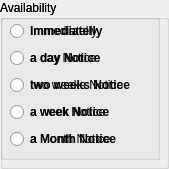
            <widget class="QGroupBox" name="groupBox">
             <property name="sizePolicy">
              <sizepolicy hsizetype="Fixed" vsizetype="Fixed">
               <horstretch>0</horstretch>
               <verstretch>0</verstretch>
              </sizepolicy>
             </property>
             <property name="minimumSize">
              <size>
               <width>160</width>
               <height>160</height>
              </size>
             </property>
             <property name="title">
              <string>Availability</string>
             </property>
             <widget class="QWidget" name="layoutWidget_6">
              <property name="geometry">
               <rect>
                <x>10</x>
                <y>20</y>
                <width>131</width>
                <height>131</height>
               </rect>
              </property>
              <layout class="QVBoxLayout" name="verticalLayout_2">
               <item>
                <widget class="QRadioButton" name="radioButton_2">
                 <property name="text">
                  <string>Immediatelly</string>
                 </property>
                </widget>
               </item>
               <item>
                <widget class="QRadioButton" name="radioButton_5">
                 <property name="text">
                  <string>a day Notice</string>
                 </property>
                </widget>
               </item>
               <item>
                <widget class="QRadioButton" name="radioButton_3">
                 <property name="text">
                  <string>two weeks Notice</string>
                 </property>
                </widget>
               </item>
               <item>
                <widget class="QRadioButton" name="radioButton_4">
                 <property name="text">
                  <string>a week Notice</string>
                 </property>
                </widget>
               </item>
               <item>
                <widget class="QRadioButton" name="radioButton">
                 <property name="text">
                  <string>a Month Notice</string>
                 </property>
                </widget>
               </item>
              </layout>
             </widget>
             <widget class="QGroupBox" name="groupBox_4">
              <property name="geometry">
               <rect>
                <x>0</x>
                <y>0</y>
                <width>160</width>
                <height>160</height>
               </rect>
              </property>
              <property name="sizePolicy">
               <sizepolicy hsizetype="Fixed" vsizetype="Fixed">
                <horstretch>0</horstretch>
                <verstretch>0</verstretch>
               </sizepolicy>
              </property>
              <property name="minimumSize">
               <size>
                <width>160</width>
                <height>160</height>
               </size>
              </property>
              <property name="statusTip">
               <string>Select employee availability</string>
              </property>
              <property name="title">
               <string>Availability</string>
              </property>
              <widget class="QWidget" name="layoutWidget_7">
               <property name="geometry">
                <rect>
                 <x>10</x>
                 <y>20</y>
                 <width>137</width>
                 <height>131</height>
                </rect>
               </property>
               <layout class="QVBoxLayout" name="verticalLayout_12">
                <item>
                 <widget class="QRadioButton" name="radioButton_imm">
                  <property name="font">
                   <font>
                    <family>System</family>
                    <weight>75</weight>
                    <bold>true</bold>
                   </font>
                  </property>
                  <property name="text">
                   <string>Immediatelly</string>
                  </property>
                 </widget>
                </item>
                <item>
                 <widget class="QRadioButton" name="radioButton_aday">
                  <property name="font">
                   <font>
                    <family>System</family>
                    <weight>75</weight>
                    <bold>true</bold>
                   </font>
                  </property>
                  <property name="text">
                   <string>a day Notice</string>
                  </property>
                 </widget>
                </item>
                <item>
                 <widget class="QRadioButton" name="radioButton_2wks">
                  <property name="font">
                   <font>
                    <family>System</family>
                    <weight>75</weight>
                    <bold>true</bold>
                   </font>
                  </property>
                  <property name="text">
                   <string>two weeks Notice</string>
                  </property>
                 </widget>
                </item>
                <item>
                 <widget class="QRadioButton" name="radioButton_1wk">
                  <property name="font">
                   <font>
                    <family>System</family>
                    <weight>75</weight>
                    <bold>true</bold>
                   </font>
                  </property>
                  <property name="text">
                   <string>a week Notice</string>
                  </property>
                 </widget>
                </item>
                <item>
                 <widget class="QRadioButton" name="radioButton_1mth">
                  <property name="font">
                   <font>
                    <family>System</family>
                    <weight>75</weight>
                    <bold>true</bold>
                   </font>
                  </property>
                  <property name="text">
                   <string>a Month Notice</string>
                  </property>
                 </widget>
                </item>
               </layout>
              </widget>
             </widget>
            </widget>
